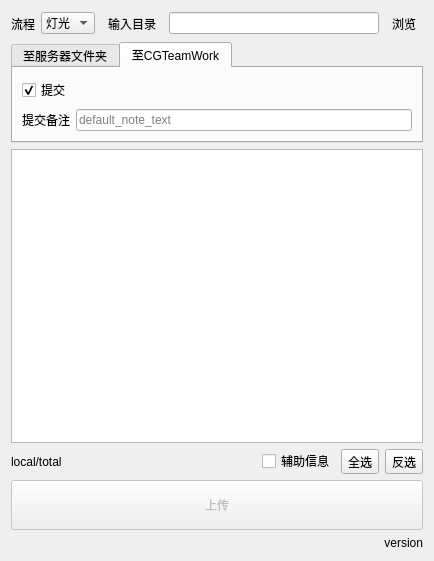
<?xml version="1.0" encoding="UTF-8"?>
<ui version="4.0">
 <class>Dialog</class>
 <widget class="QDialog" name="Dialog">
  <property name="geometry">
   <rect>
    <x>0</x>
    <y>0</y>
    <width>434</width>
    <height>561</height>
   </rect>
  </property>
  <property name="sizePolicy">
   <sizepolicy hsizetype="Expanding" vsizetype="Expanding">
    <horstretch>0</horstretch>
    <verstretch>0</verstretch>
   </sizepolicy>
  </property>
  <property name="windowTitle">
   <string>上传工具</string>
  </property>
  <layout class="QVBoxLayout" name="verticalLayout">
   <item>
    <layout class="QHBoxLayout" name="horizontalLayout_5">
     <item>
      <layout class="QHBoxLayout" name="horizontalLayout_9">
       <item>
        <widget class="QLabel" name="label_5">
         <property name="text">
          <string>流程</string>
         </property>
        </widget>
       </item>
       <item>
        <widget class="QComboBox" name="comboBoxPipeline">
         <item>
          <property name="text">
           <string>灯光</string>
          </property>
         </item>
         <item>
          <property name="text">
           <string>渲染</string>
          </property>
         </item>
         <item>
          <property name="text">
           <string>合成</string>
          </property>
         </item>
        </widget>
       </item>
      </layout>
     </item>
     <item>
      <widget class="QToolButton" name="toolButtonOpenDir">
       <property name="text">
        <string>输入目录</string>
       </property>
       <property name="toolButtonStyle">
        <enum>Qt::ToolButtonTextBesideIcon</enum>
       </property>
       <property name="autoRaise">
        <bool>true</bool>
       </property>
      </widget>
     </item>
     <item>
      <widget class="QLineEdit" name="dirEdit">
       <property name="dragEnabled">
        <bool>true</bool>
       </property>
      </widget>
     </item>
     <item>
      <widget class="QToolButton" name="dirButton">
       <property name="text">
        <string>浏览</string>
       </property>
       <property name="autoRaise">
        <bool>true</bool>
       </property>
      </widget>
     </item>
    </layout>
   </item>
   <item>
    <widget class="QTabWidget" name="tabWidget">
     <property name="sizePolicy">
      <sizepolicy hsizetype="Expanding" vsizetype="Maximum">
       <horstretch>0</horstretch>
       <verstretch>0</verstretch>
      </sizepolicy>
     </property>
     <property name="currentIndex">
      <number>1</number>
     </property>
     <widget class="QWidget" name="tab_2">
      <attribute name="title">
       <string>至服务器文件夹</string>
      </attribute>
      <layout class="QVBoxLayout" name="verticalLayout_7">
       <item>
        <layout class="QHBoxLayout" name="horizontalLayout_3">
         <item alignment="Qt::AlignLeft">
          <widget class="QLabel" name="label_4">
           <property name="text">
            <string>服务器</string>
           </property>
          </widget>
         </item>
         <item>
          <widget class="QToolButton" name="toolButtonOpenServer">
           <property name="text">
            <string>...</string>
           </property>
           <property name="autoRaise">
            <bool>true</bool>
           </property>
          </widget>
         </item>
         <item>
          <widget class="QLineEdit" name="serverEdit">
           <property name="dragEnabled">
            <bool>true</bool>
           </property>
          </widget>
         </item>
         <item>
          <widget class="QToolButton" name="serverButton">
           <property name="text">
            <string>浏览</string>
           </property>
           <property name="autoRaise">
            <bool>true</bool>
           </property>
          </widget>
         </item>
        </layout>
       </item>
       <item>
        <layout class="QHBoxLayout" name="horizontalLayout_12">
         <item>
          <widget class="QLabel" name="label">
           <property name="text">
            <string>文件夹</string>
           </property>
          </widget>
         </item>
         <item>
          <widget class="QLineEdit" name="projectEdit"/>
         </item>
         <item>
          <widget class="QLineEdit" name="folderEdit"/>
         </item>
         <item>
          <widget class="QLineEdit" name="epEdit"/>
         </item>
         <item>
          <widget class="QLineEdit" name="scEdit"/>
         </item>
        </layout>
       </item>
      </layout>
     </widget>
     <widget class="QWidget" name="tab">
      <attribute name="title">
       <string>至CGTeamWork</string>
      </attribute>
      <layout class="QVBoxLayout" name="verticalLayout_6">
       <item>
        <widget class="QCheckBox" name="checkBoxSubmit">
         <property name="enabled">
          <bool>true</bool>
         </property>
         <property name="toolTip">
          <string>上传时同时进行一次对应镜头的CGTeamWork提交</string>
         </property>
         <property name="text">
          <string>提交</string>
         </property>
         <property name="checked">
          <bool>true</bool>
         </property>
        </widget>
       </item>
       <item>
        <layout class="QHBoxLayout" name="horizontalLayout">
         <item>
          <widget class="QLabel" name="label_2">
           <property name="text">
            <string>提交备注</string>
           </property>
          </widget>
         </item>
         <item>
          <widget class="QLineEdit" name="lineEditNote">
           <property name="placeholderText">
            <string>default_note_text</string>
           </property>
          </widget>
         </item>
        </layout>
       </item>
      </layout>
     </widget>
    </widget>
   </item>
   <item>
    <layout class="QVBoxLayout" name="verticalLayout_4">
     <item>
      <widget class="QListWidget" name="listWidget"/>
     </item>
     <item>
      <layout class="QHBoxLayout" name="horizontalLayout_7">
       <item>
        <widget class="QLabel" name="labelCount">
         <property name="text">
          <string>local/total</string>
         </property>
        </widget>
       </item>
       <item>
        <spacer name="horizontalSpacer_2">
         <property name="orientation">
          <enum>Qt::Horizontal</enum>
         </property>
         <property name="sizeHint" stdset="0">
          <size>
           <width>40</width>
           <height>20</height>
          </size>
         </property>
        </spacer>
       </item>
       <item>
        <widget class="QCheckBox" name="checkBoxBurnIn">
         <property name="toolTip">
          <string>双击时使用burn-in版本(如果有)</string>
         </property>
         <property name="text">
          <string>辅助信息</string>
         </property>
        </widget>
       </item>
       <item>
        <widget class="QToolButton" name="toolButtonSelectAll">
         <property name="text">
          <string>全选</string>
         </property>
        </widget>
       </item>
       <item>
        <widget class="QToolButton" name="toolButtonReverseSelection">
         <property name="text">
          <string>反选</string>
         </property>
        </widget>
       </item>
      </layout>
     </item>
    </layout>
   </item>
   <item>
    <widget class="QPushButton" name="syncButton">
     <property name="enabled">
      <bool>false</bool>
     </property>
     <property name="sizePolicy">
      <sizepolicy hsizetype="MinimumExpanding" vsizetype="Fixed">
       <horstretch>0</horstretch>
       <verstretch>0</verstretch>
      </sizepolicy>
     </property>
     <property name="minimumSize">
      <size>
       <width>0</width>
       <height>50</height>
      </size>
     </property>
     <property name="text">
      <string>上传</string>
     </property>
     <property name="autoDefault">
      <bool>false</bool>
     </property>
    </widget>
   </item>
   <item>
    <widget class="QLabel" name="version_label">
     <property name="text">
      <string>version</string>
     </property>
     <property name="alignment">
      <set>Qt::AlignRight|Qt::AlignTrailing|Qt::AlignVCenter</set>
     </property>
    </widget>
   </item>
  </layout>
  <action name="actionSync">
   <property name="text">
    <string>sync</string>
   </property>
  </action>
  <action name="actionOpen">
   <property name="text">
    <string>open</string>
   </property>
  </action>
  <action name="actionServer">
   <property name="text">
    <string>server</string>
   </property>
  </action>
  <action name="actionDir">
   <property name="text">
    <string>dir</string>
   </property>
  </action>
  <action name="actionOpenDir">
   <property name="text">
    <string>openDir</string>
   </property>
  </action>
  <action name="actionOpenServer">
   <property name="text">
    <string>openServer</string>
   </property>
  </action>
  <action name="actionSelectAll">
   <property name="text">
    <string>selectAll</string>
   </property>
  </action>
  <action name="actionReverseSelection">
   <property name="text">
    <string>reverseSelection</string>
   </property>
  </action>
  <action name="actionReset">
   <property name="text">
    <string>reset</string>
   </property>
  </action>
  <zorder>tabWidget</zorder>
  <zorder>syncButton</zorder>
  <zorder>version_label</zorder>
  <zorder></zorder>
 </widget>
 <resources/>
 <connections>
  <connection>
   <sender>dirButton</sender>
   <signal>clicked()</signal>
   <receiver>actionDir</receiver>
   <slot>trigger()</slot>
   <hints>
    <hint type="sourcelabel">
     <x>423</x>
     <y>29</y>
    </hint>
    <hint type="destinationlabel">
     <x>-1</x>
     <y>-1</y>
    </hint>
   </hints>
  </connection>
  <connection>
   <sender>toolButtonOpenDir</sender>
   <signal>clicked()</signal>
   <receiver>actionOpenDir</receiver>
   <slot>trigger()</slot>
   <hints>
    <hint type="sourcelabel">
     <x>188</x>
     <y>29</y>
    </hint>
    <hint type="destinationlabel">
     <x>-1</x>
     <y>-1</y>
    </hint>
   </hints>
  </connection>
  <connection>
   <sender>syncButton</sender>
   <signal>clicked()</signal>
   <receiver>actionSync</receiver>
   <slot>trigger()</slot>
   <hints>
    <hint type="sourcelabel">
     <x>356</x>
     <y>533</y>
    </hint>
    <hint type="destinationlabel">
     <x>-1</x>
     <y>-1</y>
    </hint>
   </hints>
  </connection>
  <connection>
   <sender>toolButtonSelectAll</sender>
   <signal>clicked()</signal>
   <receiver>actionSelectAll</receiver>
   <slot>trigger()</slot>
   <hints>
    <hint type="sourcelabel">
     <x>373</x>
     <y>474</y>
    </hint>
    <hint type="destinationlabel">
     <x>-1</x>
     <y>-1</y>
    </hint>
   </hints>
  </connection>
  <connection>
   <sender>toolButtonReverseSelection</sender>
   <signal>clicked()</signal>
   <receiver>actionReverseSelection</receiver>
   <slot>trigger()</slot>
   <hints>
    <hint type="sourcelabel">
     <x>422</x>
     <y>474</y>
    </hint>
    <hint type="destinationlabel">
     <x>-1</x>
     <y>-1</y>
    </hint>
   </hints>
  </connection>
  <connection>
   <sender>comboBoxPipeline</sender>
   <signal>currentIndexChanged(int)</signal>
   <receiver>actionReset</receiver>
   <slot>trigger()</slot>
   <hints>
    <hint type="sourcelabel">
     <x>90</x>
     <y>30</y>
    </hint>
    <hint type="destinationlabel">
     <x>-1</x>
     <y>-1</y>
    </hint>
   </hints>
  </connection>
  <connection>
   <sender>dirEdit</sender>
   <signal>editingFinished()</signal>
   <receiver>actionReset</receiver>
   <slot>trigger()</slot>
   <hints>
    <hint type="sourcelabel">
     <x>272</x>
     <y>19</y>
    </hint>
    <hint type="destinationlabel">
     <x>-1</x>
     <y>-1</y>
    </hint>
   </hints>
  </connection>
  <connection>
   <sender>serverButton</sender>
   <signal>clicked()</signal>
   <receiver>actionServer</receiver>
   <slot>trigger()</slot>
   <hints>
    <hint type="sourcelabel">
     <x>410</x>
     <y>88</y>
    </hint>
    <hint type="destinationlabel">
     <x>-1</x>
     <y>-1</y>
    </hint>
   </hints>
  </connection>
  <connection>
   <sender>toolButtonOpenServer</sender>
   <signal>clicked()</signal>
   <receiver>actionOpenServer</receiver>
   <slot>trigger()</slot>
   <hints>
    <hint type="sourcelabel">
     <x>99</x>
     <y>88</y>
    </hint>
    <hint type="destinationlabel">
     <x>-1</x>
     <y>-1</y>
    </hint>
   </hints>
  </connection>
  <connection>
   <sender>tabWidget</sender>
   <signal>currentChanged(int)</signal>
   <receiver>actionReset</receiver>
   <slot>trigger()</slot>
   <hints>
    <hint type="sourcelabel">
     <x>216</x>
     <y>85</y>
    </hint>
    <hint type="destinationlabel">
     <x>-1</x>
     <y>-1</y>
    </hint>
   </hints>
  </connection>
  <connection>
   <sender>checkBoxSubmit</sender>
   <signal>toggled(bool)</signal>
   <receiver>lineEditNote</receiver>
   <slot>setEnabled(bool)</slot>
   <hints>
    <hint type="sourcelabel">
     <x>59</x>
     <y>83</y>
    </hint>
    <hint type="destinationlabel">
     <x>110</x>
     <y>107</y>
    </hint>
   </hints>
  </connection>
 </connections>
</ui>
